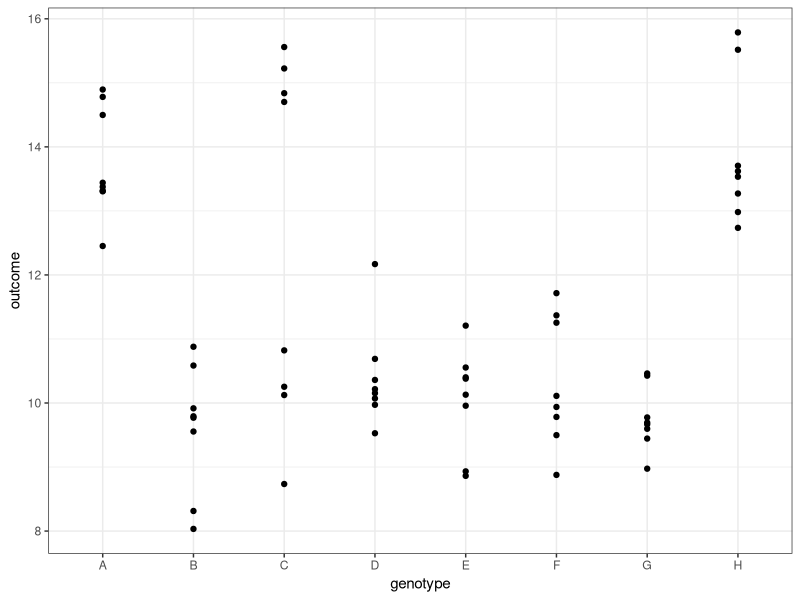
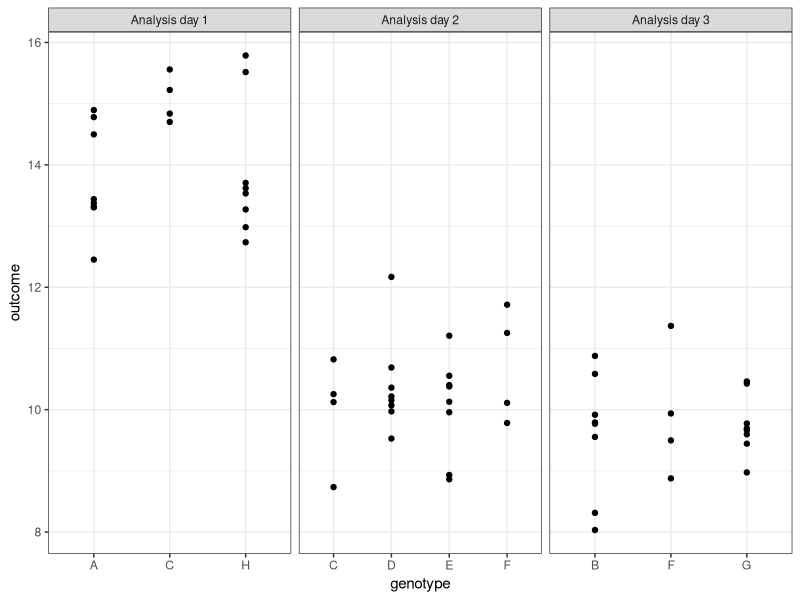

Reproduce these figures in R, in order.

## Simulation for the crops/days example

set.seed(123)
library(data.table)
library(ggplot2)

# Make a dataset with the genotype
dat <- expand.grid(genotype=LETTERS[1:8], rep=1:8) |>as.data.table()

# Assign each genotype to a day of analysis
dat[genotype %in% c("A", "H") , day := 1]
dat[genotype %in% c("D", "E") , day := 2]
dat[genotype %in% c("G", "B") , day := 3]
dat[genotype %in% c("C") & rep %in% (1:4) , day := 1]
dat[genotype %in% c("C") & rep %in% (5:8) , day := 2]
dat[genotype %in% c("F") & rep %in% (1:4) , day := 2]
dat[genotype %in% c("F") & rep %in% (5:8) , day := 3]

# Calculate the outcome as a function of day not genotype
dat[, outcome := rnorm(.N) + (4*(day==1))+10]

# It would look like the outcome depends on genotype
ggplot(dat) + aes(x=genotype, y=outcome) + geom_point() + theme_bw()

# Unless you split by day
ggplot(dat) + aes(x=genotype, y=outcome) + geom_point() + theme_bw() + 
  facet_wrap(~day, scale="free_x", labeller = as_labeller(\(x) paste0("Analysis day ", x)))


